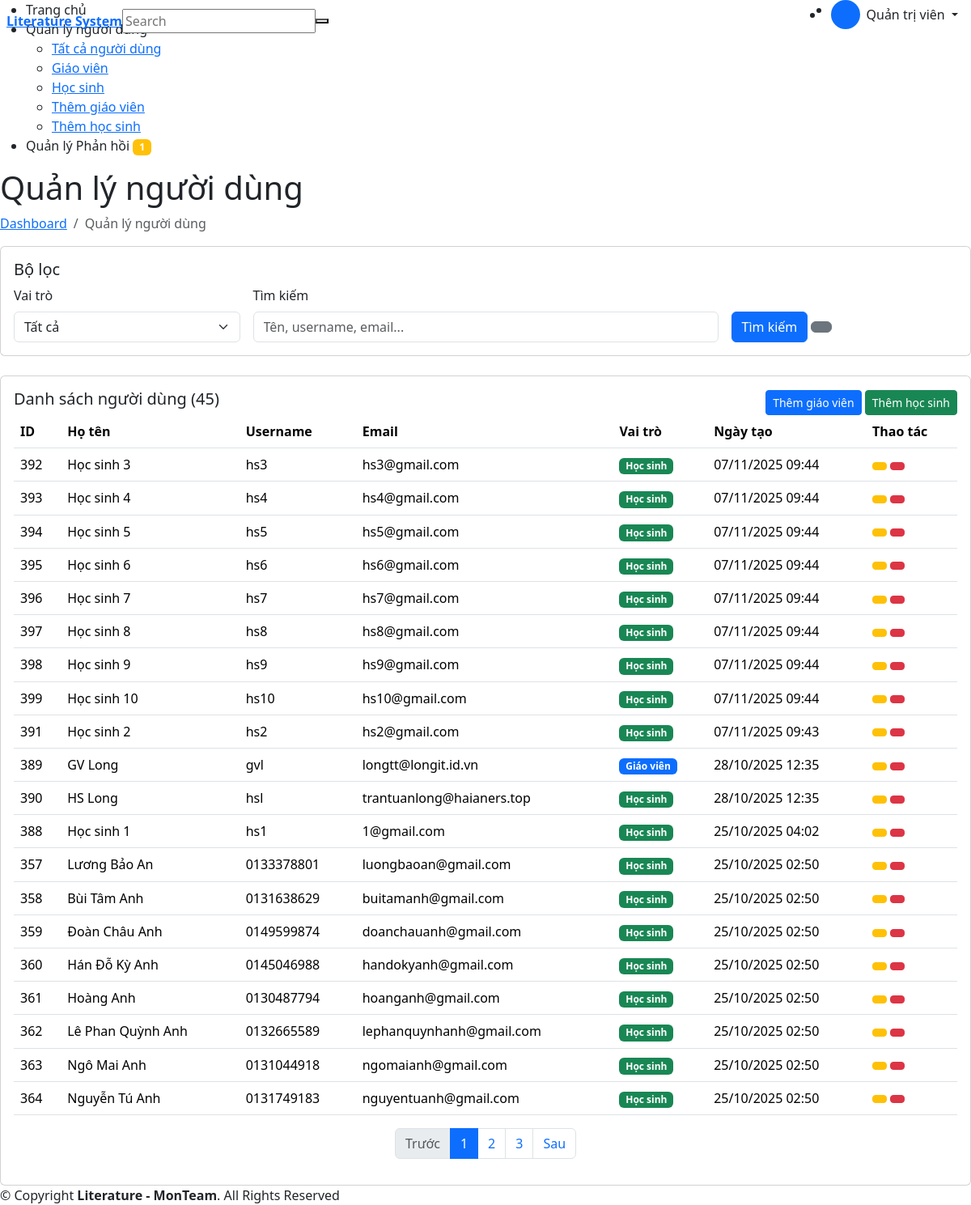
Screenshot of /views/admin/manage_users.php (signed in) with the database file from the repository.
### tables this page shows
CREATE TABLE `users` (
  `user_id` int NOT NULL,
  `fullname` varchar(255) NOT NULL,
  `username` varchar(100) NOT NULL,
  `email` varchar(255) DEFAULT NULL,
  `password_hash` varchar(255) DEFAULT NULL,
  `role` enum('student','teacher','admin') DEFAULT 'student',
  `created_at` timestamp NULL DEFAULT CURRENT_TIMESTAMP
);

### views/admin/manage_users.php (the view, shortened to what this page needs)
<?php
require_once __DIR__ . '/../../config/db.php';
$role = $_GET['role'] ?? 'all';
$search = $_GET['search'] ?? '';
$page = isset($_GET['page']) ? (int)$_GET['page'] : 1;
$limit = 20;
$offset = ($page - 1) * $limit;
$where = [];
$params = [];
$whereClause = !empty($where) ? "WHERE " . implode(" AND ", $where) : "";
try {
    $stmt = $pdo->prepare("SELECT COUNT(*) as total FROM users $whereClause");
    $stmt->execute($params);
    $total = $stmt->fetch(PDO::FETCH_ASSOC)['total'];
    $totalPages = ceil($total / $limit);
    $query = "SELECT * FROM users $whereClause ORDER BY created_at DESC LIMIT $limit OFFSET $offset";
    $stmt = $pdo->prepare($query);
    $stmt->execute($params);
    $users = $stmt->fetchAll(PDO::FETCH_ASSOC);
} catch (PDOException $e) {
    error_log("Error fetching users: " . $e->getMessage());
    $users = [];
    $total = 0;
    $totalPages = 0;
}
?>
<!DOCTYPE html>
<html lang="vi">
<head>
    <?php include __DIR__ . '/../templates/assets.php'; ?>
</head>
<body>
    <?php
    include __DIR__ . '/../templates/header.php';
    include __DIR__ . '/../templates/sidebar_admin.php';
    ?>
    <main id="main" class="main">
        <div class="pagetitle">
            <h1>Quản lý người dùng</h1>
            <nav>
                <ol class="breadcrumb">
                    <li class="breadcrumb-item"><a href="<?= URL_ROOT ?>/views/admin/dashboard.php">Dashboard</a></li>
                    <li class="breadcrumb-item active">Quản lý người dùng</li>
                </ol>
            </nav>
        </div>
        <section class="section">
            <div class="card mb-4">
                <div class="card-body">
                    <h5 class="card-title">Bộ lọc</h5>
                    <form method="GET" class="row g-3">
                        <div class="col-md-3">
                            <label class="form-label">Vai trò</label>
                            <select name="role" class="form-select" onchange="this.form.submit()">
                                <option value="all" <?= $role === 'all' ? 'selected' : '' ?>>Tất cả</option>
                            </select>
                        </div>
                        <div class="col-md-6">
                            <label class="form-label">Tìm kiếm</label>
                            <input type="text" name="search" class="form-control" placeholder="Tên, username, email..." value="<?= htmlspecialchars($search) ?>">
                        </div>
                        <div class="col-md-3">
                            <label class="form-label">&nbsp;</label>
                            <div>
                                <button type="submit" class="btn btn-primary">
                                    <i class="bi bi-search"></i> Tìm kiếm
                                </button>
                                <a href="<?= URL_ROOT ?>/views/admin/manage_users.php" class="btn btn-secondary">
                                </a>
                            </div>
                        </div>
                    </form>
                </div>
            </div>
            <div class="card">
                <div class="card-body">
                    <div class="d-flex justify-content-between align-items-center">
                        <h5 class="card-title">Danh sách người dùng (<?= $total ?? 0 ?>)</h5>
                        <div>
                            <a href="<?= URL_ROOT ?>/views/admin/create_user.php?role=teacher" class="btn btn-sm btn-primary">
                                <i class="bi bi-person-plus"></i> Thêm giáo viên
                            </a>
                            <a href="<?= URL_ROOT ?>/views/admin/create_user.php?role=student" class="btn btn-sm btn-success">
                                <i class="bi bi-person-plus"></i> Thêm học sinh
                            </a>
                        </div>
                    </div>
                    <div class="table-responsive">
                        <table class="table table-hover">
                            <thead>
                                <tr>
                                    <th>ID</th>
                                    <th>Họ tên</th>
                                    <th>Username</th>
                                    <th>Email</th>
                                    <th>Vai trò</th>
                                    <th>Ngày tạo</th>
                                    <th>Thao tác</th>
                                </tr>
                            </thead>
                            <tbody>
                                <?php if (empty($users)): ?>
                                    <tr>
                                        <td colspan="7" class="text-center">Không có dữ liệu</td>
                                    </tr>
                                <?php else: ?>
                                    <?php foreach ($users as $user): ?>
                                        <tr>
                                            <td><?= $user['user_id'] ?></td>
                                            <td><?= htmlspecialchars($user['fullname']) ?></td>
                                            <td><?= htmlspecialchars($user['username']) ?></td>
                                            <td><?= htmlspecialchars($user['email'] ?? 'N/A') ?></td>
                                            <td>
                                                <?php
                                                $roleClass = match ($user['role']) {
                                                    'admin' => 'danger',
                                                    'teacher' => 'primary',
                                                    'student' => 'success',
                                                    default => 'secondary'
                                                };
                                                $roleText = match ($user['role']) {
                                                    'admin' => 'Admin',
                                                    'teacher' => 'Giáo viên',
                                                    'student' => 'Học sinh',
                                                    default => $user['role']
                                                };
                                                ?>
                                                <span class="badge bg-<?= $roleClass ?>"><?= $roleText ?></span>
                                            </td>
                                            <td><?= date('d/m/Y H:i', strtotime($user['created_at'])) ?></td>
                                            <td>
                                                <a href="<?= URL_ROOT ?>/views/admin/edit_user.php?id=<?= $user['user_id'] ?>"
                                                    class="btn btn-sm btn-warning" title="Sửa">
                                                </a>
                                                <?php if ($user['user_id'] != $_SESSION['user_id']): ?>
                                                    <button class="btn btn-sm btn-danger delete-user"
                                                        data-id="<?= $user['user_id'] ?>"
                                                        data-name="<?= htmlspecialchars($user['fullname']) ?>"
                                                        title="Xóa">
                                                    </button>
                                                <?php endif; ?>
                                            </td>
                                        </tr>
                                    <?php endforeach; ?>
                                <?php endif; ?>
                            </tbody>
                        </table>
                    </div>
                    <?php if ($totalPages > 1): ?>
                        <nav aria-label="Page navigation">
                            <ul class="pagination justify-content-center">
                                <li class="page-item <?= $page <= 1 ? 'disabled' : '' ?>">
                                    <a class="page-link" href="?role=<?= $role ?>&search=<?= urlencode($search) ?>&page=<?= $page - 1 ?>">
                                        Trước
                                    </a>
                                </li>
                                <?php for ($i = 1; $i <= $totalPages; $i++): ?>
                                    <li class="page-item <?= $i === $page ? 'active' : '' ?>">
                                        <a class="page-link" href="?role=<?= $role ?>&search=<?= urlencode($search) ?>&page=<?= $i ?>">
                                            <?= $i ?>
                                        </a>
                                    </li>
                                <?php endfor; ?>
                                <li class="page-item <?= $page >= $totalPages ? 'disabled' : '' ?>">
                                    <a class="page-link" href="?role=<?= $role ?>&search=<?= urlencode($search) ?>&page=<?= $page + 1 ?>">
                                        Sau
                                    </a>
                                </li>
                            </ul>
                        </nav>
                    <?php endif; ?>
                </div>
            </div>
        </section>
    </main>
    <?php include __DIR__ . '/../templates/footer.php'; ?>
</body>
</html>

### rows the page displays
users: user_id "392", fullname "Học sinh 3", username "hs3", email "hs3@gmail.com", role "Học sinh", created_at "07/11/2025 09:44"
users: user_id "393", fullname "Học sinh 4", username "hs4", email "hs4@gmail.com", role "Học sinh", created_at "07/11/2025 09:44"
users: user_id "394", fullname "Học sinh 5", username "hs5", email "hs5@gmail.com", role "Học sinh", created_at "07/11/2025 09:44"
users: user_id "395", fullname "Học sinh 6", username "hs6", email "hs6@gmail.com", role "Học sinh", created_at "07/11/2025 09:44"
users: user_id "396", fullname "Học sinh 7", username "hs7", email "hs7@gmail.com", role "Học sinh", created_at "07/11/2025 09:44"
users: user_id "397", fullname "Học sinh 8", username "hs8", email "hs8@gmail.com", role "Học sinh", created_at "07/11/2025 09:44"
users: user_id "398", fullname "Học sinh 9", username "hs9", email "hs9@gmail.com", role "Học sinh", created_at "07/11/2025 09:44"
users: user_id "399", fullname "Học sinh 10", username "hs10", email "hs10@gmail.com", role "Học sinh", created_at "07/11/2025 09:44"
users: user_id "391", fullname "Học sinh 2", username "hs2", email "hs2@gmail.com", role "Học sinh", created_at "07/11/2025 09:43"
users: user_id "389", fullname "GV Long", username "gvl", email "longtt@longit.id.vn", role "Giáo viên", created_at "28/10/2025 12:35"
users: user_id "390", fullname "HS Long", username "hsl", email "trantuanlong@haianers.top", role "Học sinh", created_at "28/10/2025 12:35"
users: user_id "388", fullname "Học sinh 1", username "hs1", email "1@gmail.com", role "Học sinh", created_at "25/10/2025 04:02"
users: user_id "357", fullname "Lương Bảo An", username "0133378801", email "luongbaoan@gmail.com", role "Học sinh", created_at "25/10/2025 02:50"
users: user_id "358", fullname "Bùi Tâm Anh", username "0131638629", email "buitamanh@gmail.com", role "Học sinh", created_at "25/10/2025 02:50"
users: user_id "359", fullname "Đoàn Châu Anh", username "0149599874", email "doanchauanh@gmail.com", role "Học sinh", created_at "25/10/2025 02:50"
users: user_id "360", fullname "Hán Đỗ Kỳ Anh", username "0145046988", email "handokyanh@gmail.com", role "Học sinh", created_at "25/10/2025 02:50"
users: user_id "361", fullname "Hoàng Anh", username "0130487794", email "hoanganh@gmail.com", role "Học sinh", created_at "25/10/2025 02:50"
users: user_id "362", fullname "Lê Phan Quỳnh Anh", username "0132665589", email "lephanquynhanh@gmail.com", role "Học sinh", created_at "25/10/2025 02:50"
users: user_id "363", fullname "Ngô Mai Anh", username "0131044918", email "ngomaianh@gmail.com", role "Học sinh", created_at "25/10/2025 02:50"
users: user_id "364", fullname "Nguyễn Tú Anh", username "0131749183", email "nguyentuanh@gmail.com", role "Học sinh", created_at "25/10/2025 02:50"

### other values shown
$_SESSION['user']['fullname'] "Quản trị viên"
$pendingReflect "1"
$total "45"
